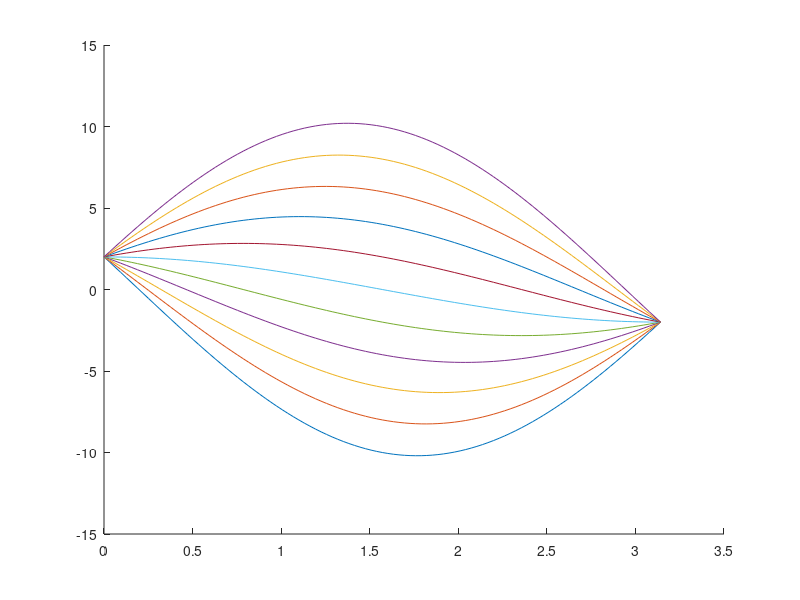

Write the MATLAB code that produced this figure.
c1 = 2;
ax = 0;
bx = pi;

for c2=-10:2:10
    utrue = @(x) c2*sin(x) + c1*cos(x);  % true soln

    % true solution on fine grid for plotting:
    xfine = linspace(ax,bx,101);
    ufine = utrue(xfine);
    hold on
    plot(xfine,ufine)  % plot true solution
    hold off
end